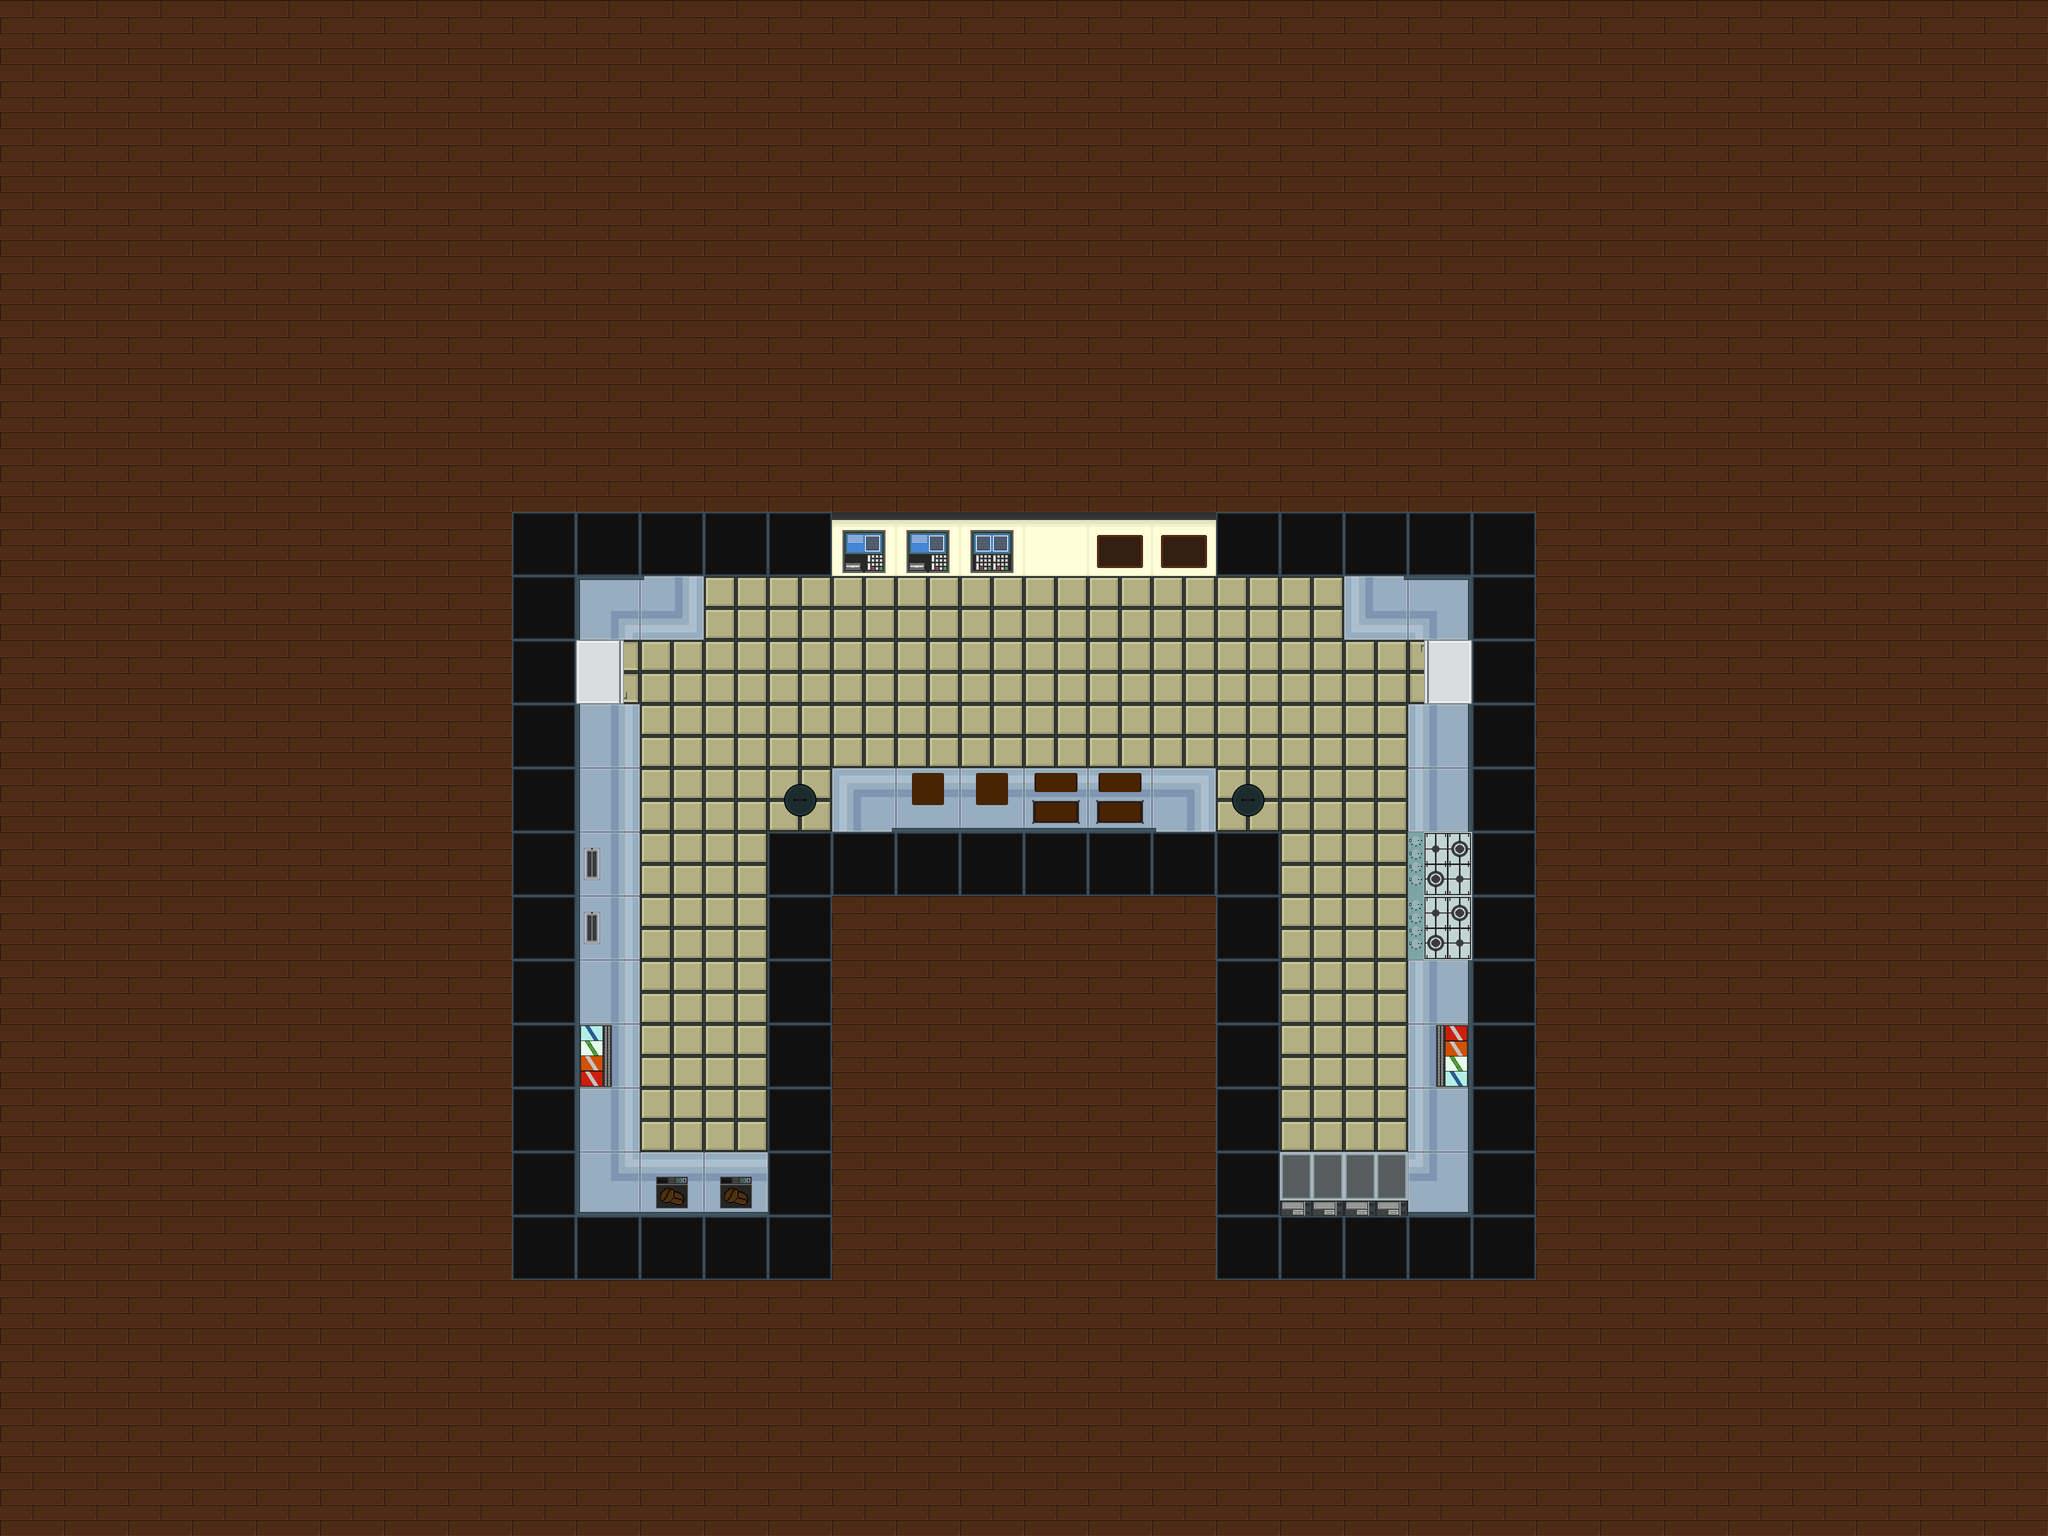

A 2D game scene composited from a Tiled map and its tileset images. What follows is a short description and the map's XML, with every tile layer's data as written:
An orthogonal 32x24 tile map with 128x128 px tiles, 1 tile layer (Capa de patrones 1) and 35 objects (22x Interactuable, 10x Colisionable, 2x Jugador, MaquinaEnvasadora).

<map version="1.10" tiledversion="1.11.2" orientation="orthogonal" renderorder="right-down" width="32" height="24" tilewidth="128" tileheight="128" infinite="0" nextlayerid="5" nextobjectid="50">
 <tileset firstgid="1" source="Nivel_1.tsx" />
 <layer id="1" name="Capa de patrones 1" width="32" height="24">
  <data encoding="csv">
27,27,27,27,27,27,27,27,27,27,27,27,27,27,27,27,27,27,27,27,27,27,27,27,27,27,27,27,27,27,27,27,
27,27,27,27,27,27,27,27,27,27,27,27,27,27,27,27,27,27,27,27,27,27,27,27,27,27,27,27,27,27,27,27,
27,27,27,27,27,27,27,27,27,27,27,27,27,27,27,27,27,27,27,27,27,27,27,27,27,27,27,27,27,27,27,27,
27,27,27,27,27,27,27,27,27,27,27,27,27,27,27,27,27,27,27,27,27,27,27,27,27,27,27,27,27,27,27,27,
27,27,27,27,27,27,27,27,27,27,27,27,27,27,27,27,27,27,27,27,27,27,27,27,27,27,27,27,27,27,27,27,
27,27,27,27,27,27,27,27,27,27,27,27,27,27,27,27,27,27,27,27,27,27,27,27,27,27,27,27,27,27,27,27,
27,27,27,27,27,27,27,27,27,27,27,27,27,27,27,27,27,27,27,27,27,27,27,27,27,27,27,27,27,27,27,27,
27,27,27,27,27,27,27,27,27,27,27,27,27,27,27,27,27,27,27,27,27,27,27,27,27,27,27,27,27,27,27,27,
27,27,27,27,27,27,27,27,12,12,12,12,12,9,9,28,25,10,10,12,12,12,12,12,27,27,27,27,27,27,27,27,
27,27,27,27,27,27,27,27,12,16,19,26,26,26,26,26,26,26,26,26,26,20,15,12,27,27,27,27,27,27,27,27,
27,27,27,27,27,27,27,27,12,1610612741,26,26,26,26,26,26,26,26,26,26,26,26,2684354565,12,27,27,27,27,27,27,27,27,
27,27,27,27,27,27,27,27,12,17,26,26,26,26,26,26,26,26,26,26,26,26,21,12,27,27,27,27,27,27,27,27,
27,27,27,27,27,27,27,27,12,17,26,26,29,24,4,4,1610612739,1610612739,23,29,26,26,21,12,27,27,27,27,27,27,27,27,
27,27,27,27,27,27,27,27,12,2684354568,26,26,12,12,12,12,12,12,12,12,26,26,7,12,27,27,27,27,27,27,27,27,
27,27,27,27,27,27,27,27,12,2684354568,26,26,12,27,27,27,27,27,27,12,26,26,7,12,27,27,27,27,27,27,27,27,
27,27,27,27,27,27,27,27,12,17,26,26,12,27,27,27,27,27,27,12,26,26,21,12,27,27,27,27,27,27,27,27,
27,27,27,27,27,27,27,27,12,1610612766,26,26,12,27,27,27,27,27,27,12,26,26,2684354590,12,27,27,27,27,27,27,27,27,
27,27,27,27,27,27,27,27,12,17,26,26,12,27,27,27,27,27,27,12,26,26,21,12,27,27,27,27,27,27,27,27,
27,27,27,27,27,27,27,27,12,14,1,1,12,27,27,27,27,27,27,12,2684354562,2684354562,13,12,27,27,27,27,27,27,27,27,
27,27,27,27,27,27,27,27,12,12,12,12,12,27,27,27,27,27,27,12,12,12,12,12,27,27,27,27,27,27,27,27,
27,27,27,27,27,27,27,27,27,27,27,27,27,27,27,27,27,27,27,27,27,27,27,27,27,27,27,27,27,27,27,27,
27,27,27,27,27,27,27,27,27,27,27,27,27,27,27,27,27,27,27,27,27,27,27,27,27,27,27,27,27,27,27,27,
27,27,27,27,27,27,27,27,27,27,27,27,27,27,27,27,27,27,27,27,27,27,27,27,27,27,27,27,27,27,27,27,
27,27,27,27,27,27,27,27,27,27,27,27,27,27,27,27,27,27,27,27,27,27,27,27,27,27,27,27,27,27,27,27
</data>
 </layer>
 <objectgroup id="2" name="Interactuables">
  <object id="1" name="CajaRegistradora" type="Interactuable" x="1664" y="1024" width="128" height="128" />
  <object id="2" name="CajaRegistradora" type="Interactuable" x="1792" y="1024" width="128" height="128" />
  <object id="3" name="CajaVirtual" type="Interactuable" x="1920" y="1024" width="128" height="128" />
  <object id="4" name="MesaRetiro" type="Interactuable" x="2176" y="1024" width="128" height="128" />
  <object id="5" name="MesaRetiro" type="Interactuable" x="2304" y="1024" width="128" height="128" />
  <object id="6" name="Heladera" type="Interactuable" x="1152" y="1280" width="128" height="128" />
  <object id="7" name="Tostadora" type="Interactuable" x="1152" y="1664" width="128" height="128" />
  <object id="8" name="Tostadora" type="Interactuable" x="1152" y="1792" width="128" height="128" />
  <object id="9" name="Cafetera" type="Interactuable" x="1280" y="2304" width="128" height="128" />
  <object id="10" name="Cafetera" type="Interactuable" x="1408" y="2304" width="128" height="128" />
  <object id="11" name="Horno" type="Interactuable" x="2816" y="1664" width="128" height="128" />
  <object id="12" name="Horno" type="Interactuable" x="2816" y="1792" width="128" height="128" />
  <object id="13" name="Freidora" type="Interactuable" x="2560" y="2304" width="128" height="128" />
  <object id="14" name="Freidora" type="Interactuable" x="2688" y="2304" width="128" height="128" />
  <object id="15" name="Basurero" type="Interactuable" x="1536" y="1536" width="128" height="128" />
  <object id="16" name="Basurero" type="Interactuable" x="2432" y="1536" width="128" height="128" />
  <object id="18" name="AreaEnsamblaje" type="Interactuable" x="1792" y="1536" width="128" height="128" />
  <object id="19" name="AreaEnsamblaje" type="Interactuable" x="1920" y="1536" width="128" height="128" />
  <object id="20" name="MaquinaEnvasadora" type="Interactuable" x="2048" y="1536" width="128" height="128" />
  <object id="21" name="MaquinaEnvasadora" x="2176" y="1536" width="128" height="128" />
  <object id="22" name="Heladera" type="Interactuable" x="2816" y="1280" width="128" height="128" />
  <object id="48" name="Fuente" type="Interactuable" x="1152" y="2048" width="128" height="128" />
  <object id="49" name="Fuente" type="Interactuable" x="2816" y="2048" width="128" height="128" />
 </objectgroup>
 <objectgroup id="3" name="Colisionables">
  <object id="37" type="Colisionable" x="1024" y="1280" width="256" height="1280" />
  <object id="39" type="Colisionable" x="1024" y="1024" width="384" height="256" />
  <object id="40" type="Colisionable" x="1280" y="2304" width="384" height="256" />
  <object id="41" type="Colisionable" x="1536" y="1792" width="128" height="512" />
  <object id="42" type="Colisionable" x="1536" y="1536" width="1024" height="256" />
  <object id="43" type="Colisionable" x="2432" y="1792" width="128" height="512" />
  <object id="44" type="Colisionable" x="2432" y="2304" width="384" height="256" />
  <object id="45" type="Colisionable" x="2816" y="1280" width="256" height="1280" />
  <object id="46" type="Colisionable" x="2688" y="1024" width="384" height="256" />
  <object id="47" type="Colisionable" x="1408" y="1024" width="1280" height="128" />
 </objectgroup>
 <objectgroup id="4" name="Jugadores">
  <object id="34" name="Jugador_1" type="Jugador" x="1792" y="1280" width="128" height="128" />
  <object id="35" name="Jugador_2" type="Jugador" x="2176" y="1280" width="128" height="128" />
 </objectgroup>
</map>